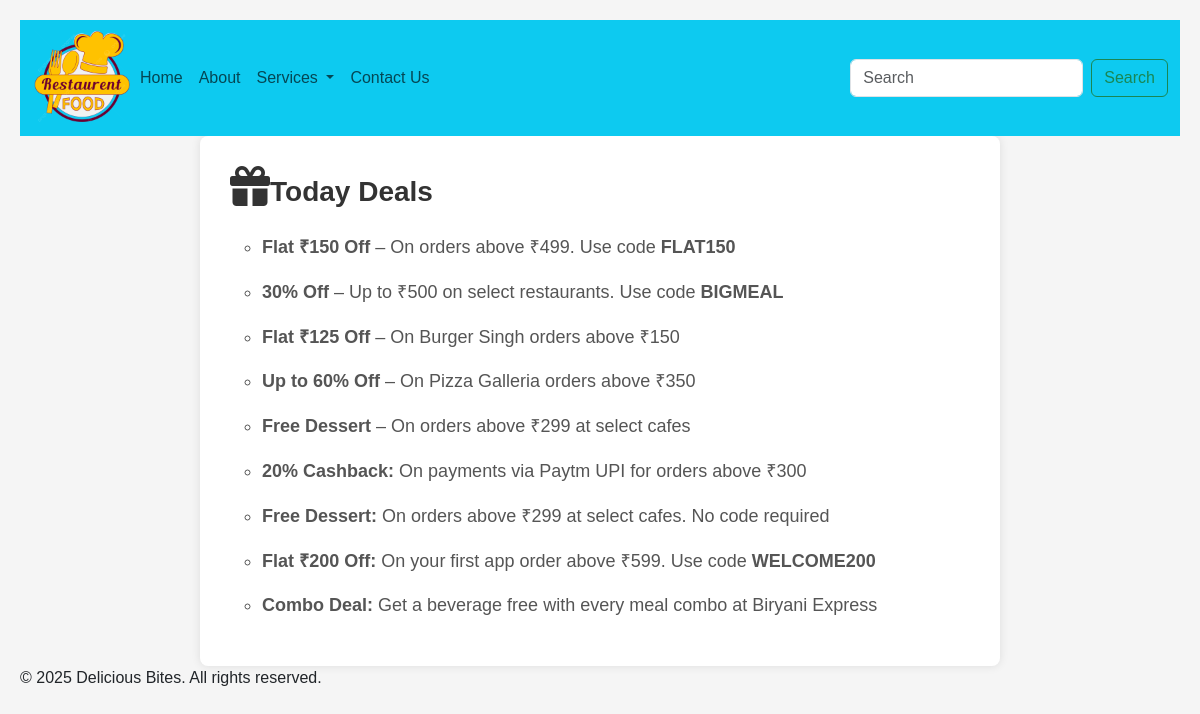
The app's page /newsdetails/1/ with its own data.
### Home/models.py (models this page shows)
class News(models.Model):
    news_title=models.CharField(max_length=75)
    news_icon=models.CharField(max_length=20,blank=True,null=True)
    news_desc=HTMLField()

### Home/views.py (the view)
# urls.py: path('newsdetails/<newsid>/',views.newsdetails),
def newsdetails(request,newsid):
     newsDetail=News.objects.get(id=newsid)
     data={
          'newsDetail':newsDetail
     }
     return render(request,'newsdetails.html',data)

### template/newsdetails.html (shortened to what this page needs)
{% extends 'base.html' %}
{% load static %}
{% block css %}
<link rel="stylesheet" href="{% static 'css/newsdetails.css' %}">
{% endblock css %}
{% block body %}
<div class="news-container">
    <div class="news-heading"><i class="{{newsDetail.news_icon}}" style="font-size: 40px;"></i>{{newsDetail.news_title}}</div>
    <div class="news-description">
        {{newsDetail.news_desc | safe}}
    </div>
</div>
{% endblock body %}

### static/css/newsdetails.css (style rules this page uses)
body { font-family: Arial, sans-serif; background-color: #f5f5f5; margin: 0; padding: 20px; }
.news-container { background-color: white; max-width: 800px; margin: 0 auto; padding: 30px; border-radius: 8px; box-shadow: 0 0 10px rgba(0, 0, 0, 0.1); }
.news-heading { font-size: 28px; font-weight: bold; color: #333; margin-bottom: 20px; align-content: center; }
.news-description { font-size: 18px; line-height: 1.6; color: #555; }

### records on screen
News: news_title "Today Deals", news_desc "Flat ₹150 Off – On orders above ₹499. Use code FLAT150 30% Off – Up to ₹500 on select restaurants. Use code BIGMEAL Flat ₹125 Off – On Burger Singh orders above ₹150 Up to 60% Off – On Pizza Galleria orders above ₹350 Free Dessert – On orders above ₹299 at select cafes 20% Cashback: On payments via Paytm UPI for orders above ₹300 Free Dessert: On orders above ₹299 at select cafes. No code required Flat ₹200 Off: On your first app order above ₹599. Use code WELCOME200 Combo Deal: Get a beverage free with every meal combo at Biryani Express"
